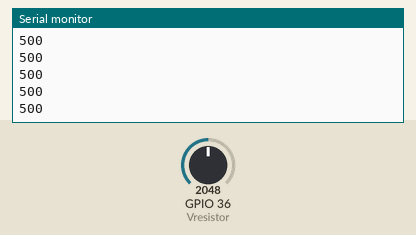
Simulated run of this sketch. Board: ESP32. Parts: the last lines printed to the serial monitor. Inputs (shaded band) come from the test bench; at power-on: GPIO 36 (Vresistor) = 2048. WiFi joins after 1.5 s; servers stay silent unless stated.

Above: at 2.7 s.
2.8 s: GPIO 36 (Vresistor) set to 2866
At 3.19 s:
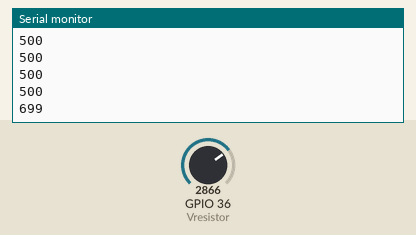
4.3 s: GPIO 36 (Vresistor) set to 3603
At 4.44 s:
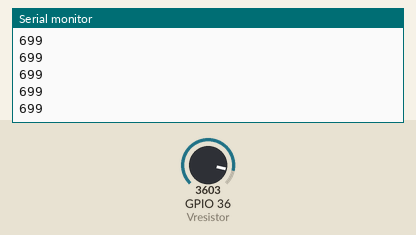
Timing chart, 0 to 7.3 s (numbered marks = the images above; inputs shaded):
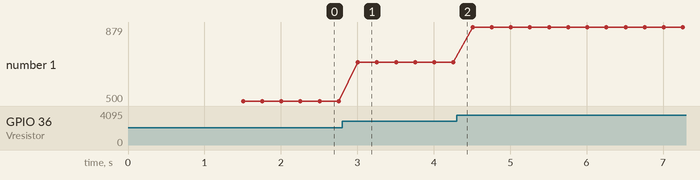

Measured:
- after the input at 2.8 s, the serial monitor: prints a new line after 0.21 s (image 1)
- plotted number 1: 500 → 699 after the input at 2.8 s, 699 → 879 after the input at 4.3 s

The sketch:

Firebase2.ino
```cpp
#include <WiFi.h>
#include <FirebaseESP32.h>


#define FIREBASE_HOST "https://esp32andfirebase.firebaseio.com/"
#define FIREBASE_AUTH "gga1JXWY5rgyBHk56RSXLn3FPpajWfcq6itIM3nI"
#define WIFI_SSID "Mia2"
#define WIFI_PASSWORD "12345678"


//Define FirebaseESP32 data object
FirebaseData firebaseData;
FirebaseJson json;
int Vresistor = A0;
int Vrdata = 0;

void setup()
{

  Serial.begin(115200);

 pinMode(Vresistor, INPUT);


  WiFi.begin(WIFI_SSID, WIFI_PASSWORD);
  Serial.print("Connecting to Wi-Fi");
  while (WiFi.status() != WL_CONNECTED)
  {
    Serial.print(".");
    delay(300);
  }
  Serial.println();
  Serial.print("Connected with IP: ");
  Serial.println(WiFi.localIP());
  Serial.println();

  Firebase.begin(FIREBASE_HOST, FIREBASE_AUTH);
  Firebase.reconnectWiFi(true);

  //Set database read timeout to 1 minute (max 15 minutes)
  Firebase.setReadTimeout(firebaseData, 1000 * 60);
  //tiny, small, medium, large and unlimited.
  //Size and its write timeout e.g. tiny (1s), small (10s), medium (30s) and large (60s).
  Firebase.setwriteSizeLimit(firebaseData, "tiny");

  /*
  This option allows get and delete functions (PUT and DELETE HTTP requests) works for device connected behind the
  Firewall that allows only GET and POST requests.

  Firebase.enableClassicRequest(firebaseData, true);
  */

  //String path = "/data";


  Serial.println("------------------------------------");
  Serial.println("Connected...");

}

void loop()
{
   Vrdata = analogRead(Vresistor);
 int Sdata = map(Vrdata,0,4095,0,1000);
 Serial.println(Sdata);
delay(100);
  json.set("/data", Sdata);
  Firebase.updateNode(firebaseData,"/Sensor",json);

}
```
